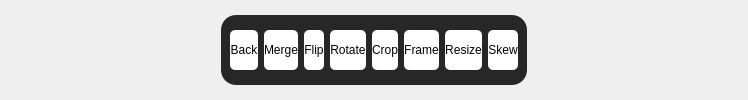
             <widget class="QWidget" name="footer2tools">
              <layout class="QGridLayout" name="gridLayout_3">
               <item row="0" column="0">
                <spacer name="horizontalSpacer_10">
                 <property name="orientation">
                  <enum>Qt::Horizontal</enum>
                 </property>
                 <property name="sizeType">
                  <enum>QSizePolicy::Maximum</enum>
                 </property>
                 <property name="sizeHint" stdset="0">
                  <size>
                   <width>210</width>
                   <height>20</height>
                  </size>
                 </property>
                </spacer>
               </item>
               <item row="0" column="2">
                <spacer name="horizontalSpacer_9">
                 <property name="orientation">
                  <enum>Qt::Horizontal</enum>
                 </property>
                 <property name="sizeType">
                  <enum>QSizePolicy::Maximum</enum>
                 </property>
                 <property name="sizeHint" stdset="0">
                  <size>
                   <width>210</width>
                   <height>20</height>
                  </size>
                 </property>
                </spacer>
               </item>
               <item row="0" column="1">
                <widget class="QFrame" name="navigation_3">
                 <property name="maximumSize">
                  <size>
                   <width>16777215</width>
                   <height>70</height>
                  </size>
                 </property>
                 <property name="styleSheet">
                  <string notr="true">background-color: rgb(39, 39, 39);
border-radius: 15px;</string>
                 </property>
                 <layout class="QHBoxLayout" name="horizontalLayout_7">
                  <item>
                   <widget class="QPushButton" name="backBtn_tools">
                    <property name="maximumSize">
                     <size>
                      <width>40</width>
                      <height>40</height>
                     </size>
                    </property>
                    <property name="styleSheet">
                     <string notr="true">background-color: rgb(255, 255, 255);
color: rgb(0, 0, 0);
border-radius: 5px;</string>
                    </property>
                    <property name="text">
                     <string>Back</string>
                    </property>
                   </widget>
                  </item>
                  <item>
                   <widget class="QPushButton" name="mergeBtn">
                    <property name="maximumSize">
                     <size>
                      <width>40</width>
                      <height>40</height>
                     </size>
                    </property>
                    <property name="styleSheet">
                     <string notr="true">background-color: rgb(255, 255, 255);
color: rgb(0, 0, 0);
border-radius: 5px;</string>
                    </property>
                    <property name="text">
                     <string>Merge</string>
                    </property>
                   </widget>
                  </item>
                  <item>
                   <widget class="QPushButton" name="flipBtn">
                    <property name="maximumSize">
                     <size>
                      <width>40</width>
                      <height>40</height>
                     </size>
                    </property>
                    <property name="styleSheet">
                     <string notr="true">background-color: rgb(255, 255, 255);
color: rgb(0, 0, 0);
border-radius: 5px;</string>
                    </property>
                    <property name="text">
                     <string>Flip</string>
                    </property>
                   </widget>
                  </item>
                  <item>
                   <widget class="QPushButton" name="rotateBtn">
                    <property name="maximumSize">
                     <size>
                      <width>40</width>
                      <height>40</height>
                     </size>
                    </property>
                    <property name="styleSheet">
                     <string notr="true">background-color: rgb(255, 255, 255);
color: rgb(0, 0, 0);
border-radius: 5px;</string>
                    </property>
                    <property name="text">
                     <string>Rotate</string>
                    </property>
                   </widget>
                  </item>
                  <item>
                   <widget class="QPushButton" name="cropBtn">
                    <property name="maximumSize">
                     <size>
                      <width>40</width>
                      <height>40</height>
                     </size>
                    </property>
                    <property name="styleSheet">
                     <string notr="true">background-color: rgb(255, 255, 255);
color: rgb(0, 0, 0);
border-radius: 5px;</string>
                    </property>
                    <property name="text">
                     <string>Crop</string>
                    </property>
                   </widget>
                  </item>
                  <item>
                   <widget class="QPushButton" name="frameBtn">
                    <property name="maximumSize">
                     <size>
                      <width>40</width>
                      <height>40</height>
                     </size>
                    </property>
                    <property name="styleSheet">
                     <string notr="true">background-color: rgb(255, 255, 255);
color: rgb(0, 0, 0);
border-radius: 5px;</string>
                    </property>
                    <property name="text">
                     <string>Frame</string>
                    </property>
                   </widget>
                  </item>
                  <item>
                   <widget class="QPushButton" name="resizeBtn">
                    <property name="maximumSize">
                     <size>
                      <width>40</width>
                      <height>40</height>
                     </size>
                    </property>
                    <property name="styleSheet">
                     <string notr="true">background-color: rgb(255, 255, 255);
color: rgb(0, 0, 0);
border-radius: 5px;</string>
                    </property>
                    <property name="text">
                     <string>Resize</string>
                    </property>
                   </widget>
                  </item>
                  <item>
                   <widget class="QPushButton" name="skewBtn">
                    <property name="maximumSize">
                     <size>
                      <width>40</width>
                      <height>40</height>
                     </size>
                    </property>
                    <property name="styleSheet">
                     <string notr="true">background-color: rgb(255, 255, 255);
color: rgb(0, 0, 0);
border-radius: 5px;</string>
                    </property>
                    <property name="text">
                     <string>Skew</string>
                    </property>
                   </widget>
                  </item>
                 </layout>
                </widget>
               </item>
              </layout>
             </widget>
